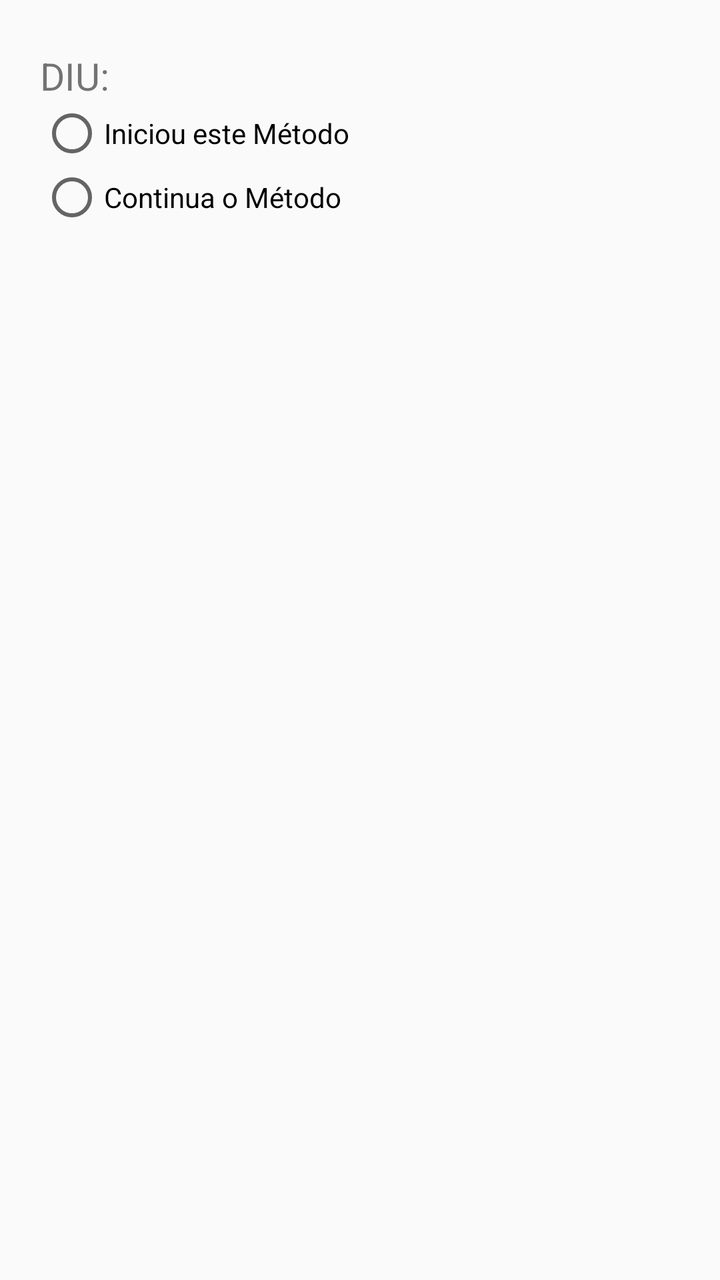
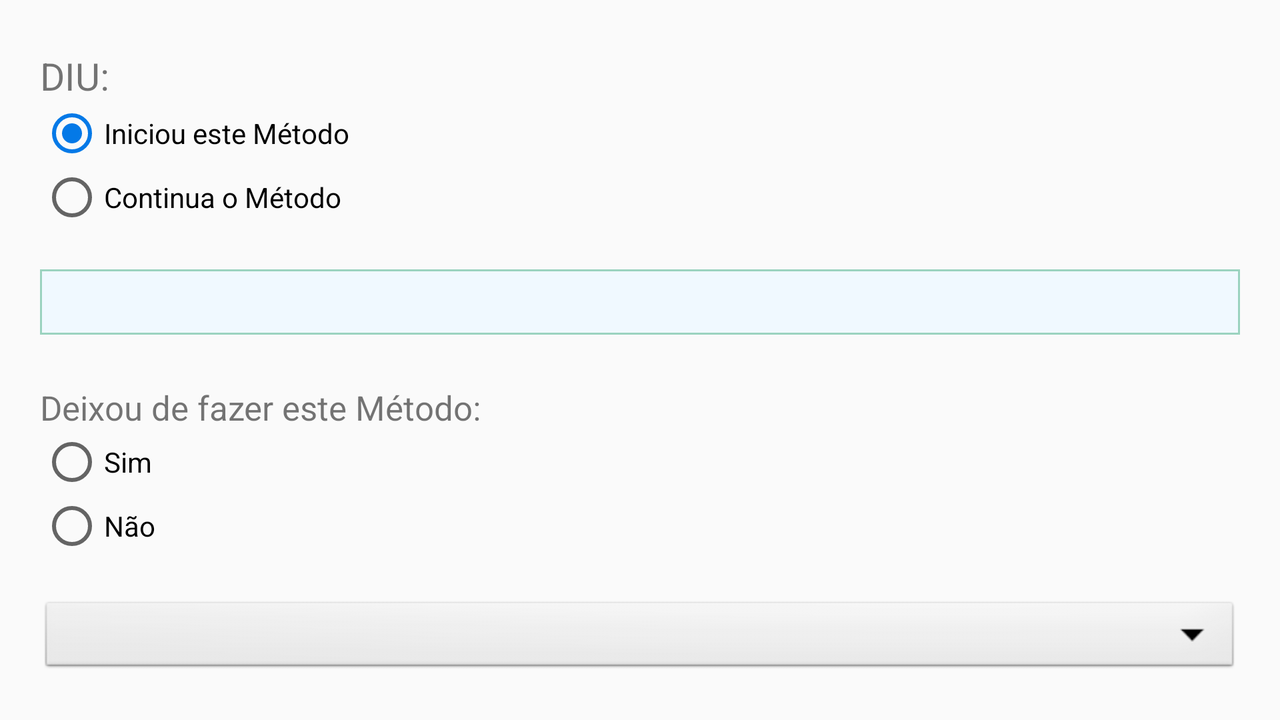

An Android layout and its configuration variant, each rendered on a device that would load it. The default file and the variant file are quoted in full after the pictures.
<!-- AndroidManifest.xml: application theme AppTheme -->
<!-- res/layout/select_methoddiu.xml -->
<?xml version="1.0" encoding="utf-8"?>
<LinearLayout xmlns:android="http://schemas.android.com/apk/res/android"
    android:layout_width="match_parent"
    android:layout_height="match_parent"
    android:orientation="vertical"
    android:padding="20dp">

    <TextView
        android:layout_width="match_parent"
        android:layout_height="wrap_content"
        android:layout_marginTop="5dp"
        android:text="DIU:"
        android:textSize="19dp" />

    <RadioGroup xmlns:android="http://schemas.android.com/apk/res/android"
        android:layout_width="fill_parent"
        android:layout_height="wrap_content"
        android:id="@+id/novaContinuadora"
        android:orientation="vertical">

        <RadioButton
            android:id="@+id/rInicioMetodoDiu"
            android:layout_width="wrap_content"
            android:layout_height="wrap_content"
            android:text="Iniciou este Método " />
        

        <RadioButton
            android:id="@+id/rContinuaMetodoDiu"
            android:layout_width="wrap_content"
            android:layout_height="wrap_content"
            android:layout_marginBottom="20dp"
            android:text="Continua o Método"/>
        

    </RadioGroup>
    

    </LinearLayout>
<!-- resources referenced by this layout -->
<resources>
  <style name="AppTheme" parent="Theme.AppCompat.Light.NoActionBar">
          
          <item name="colorPrimary">@color/colorPrimary</item>
          <item name="colorPrimaryDark">@color/colorPrimaryDark</item>
          <item name="colorAccent">@color/colorAccent</item>
  
      </style>
  <color name="colorPrimary">#3F51B5</color>
  <color name="colorPrimaryDark">#303F9F</color>
  <color name="colorAccent">#0479e7</color>
</resources>
<!-- res/layout-land/select_methoddiu.xml (the repository's variant of the layout above) -->
<!-- drawn on the phone turned sideways -->
<?xml version="1.0" encoding="utf-8"?>
<LinearLayout xmlns:android="http://schemas.android.com/apk/res/android"
    android:layout_width="match_parent"
    android:layout_height="match_parent"
    android:orientation="vertical"
    android:padding="20dp">

    <TextView
        android:layout_width="match_parent"
        android:layout_height="wrap_content"
        android:layout_marginTop="5dp"
        android:text="DIU:"
        android:textSize="19dp" />

    <RadioGroup xmlns:android="http://schemas.android.com/apk/res/android"
        android:layout_width="fill_parent"
        android:layout_height="wrap_content"
        android:id="@+id/novaContinuadora"
        android:orientation="vertical">

        <RadioButton
            android:id="@+id/rInicioMetodoDiu"
            android:layout_width="wrap_content"
            android:layout_height="wrap_content"
            android:checked="true"
            android:text="Iniciou este Método " />
        

        <RadioButton
            android:id="@+id/rContinuaMetodoDiu"
            android:layout_width="wrap_content"
            android:layout_height="wrap_content"
            android:layout_marginBottom="20dp"
            android:text="Continua o Método"/>
        

    </RadioGroup>

    <EditText
        android:id="@+id/eDiuInserido"
        android:layout_width="match_parent"
        android:layout_height="wrap_content"
        android:maxLines="1"
        android:textColor="#000000"
        android:layout_marginBottom="20dp"
        android:background="@drawable/xml_editext"
        android:textSize="17dp"/>

    <TextView
        android:layout_width="match_parent"
        android:layout_height="wrap_content"
        android:layout_marginTop="5dp"
        android:text="Deixou de fazer este Método:"
        android:textSize="17dp" />

    <RadioGroup xmlns:android="http://schemas.android.com/apk/res/android"
        android:layout_width="fill_parent"
        android:layout_height="wrap_content"
        android:orientation="vertical">

        <RadioButton
            android:id="@+id/rDeixouDeFazerDiuSim"
            android:layout_width="wrap_content"
            android:layout_height="wrap_content"
            android:text="Sim " />
        

        <RadioButton
            android:id="@+id/rDeixouDeFazerDiuNao"
            android:layout_width="wrap_content"
            android:layout_height="wrap_content"
            android:layout_marginBottom="20dp"
            android:text="Não"/>
        


    </RadioGroup>


    <android.support.v7.widget.AppCompatSpinner
        android:id="@+id/sMetodoAnteriorDiu"
        android:layout_width="match_parent"
        android:layout_height="40dp"
        android:background="@android:drawable/btn_dropdown"
        android:text="Método Anterior"
        android:spinnerMode="dropdown"/>

</LinearLayout>
<!-- resources referenced by the variant -->
<!-- as the phone turned sideways resolves them -->
<resources>
  <!-- drawable xml_editext (drawable) -->
  <?xml version="1.0" encoding="utf-8"?>
  <selector xmlns:android="http://schemas.android.com/apk/res/android">
      <item android:state_focused="true">
          <shape>
              <solid android:color="#ffffff" />
              <stroke
                  android:width="1dp"
                  android:color="#0479e7" />
              <padding
                  android:left="10dp"
                  android:right="10dp"
                  android:top="5dp"
                  android:bottom="5dp" />
          </shape>
      </item>
      <item>
          <shape>
              <solid android:color="#f0f9ff" />
              <stroke
                  android:width="1dp"
                  android:color="#9bd3bf" />
          </shape>
      </item>
  </selector>
  <style name="AppTheme" parent="Theme.AppCompat.Light.NoActionBar">
          
          <item name="colorPrimary">@color/colorPrimary</item>
          <item name="colorPrimaryDark">@color/colorPrimaryDark</item>
          <item name="colorAccent">@color/colorAccent</item>
  
      </style>
  <color name="colorPrimary">#3F51B5</color>
  <color name="colorPrimaryDark">#303F9F</color>
  <color name="colorAccent">#0479e7</color>
</resources>
